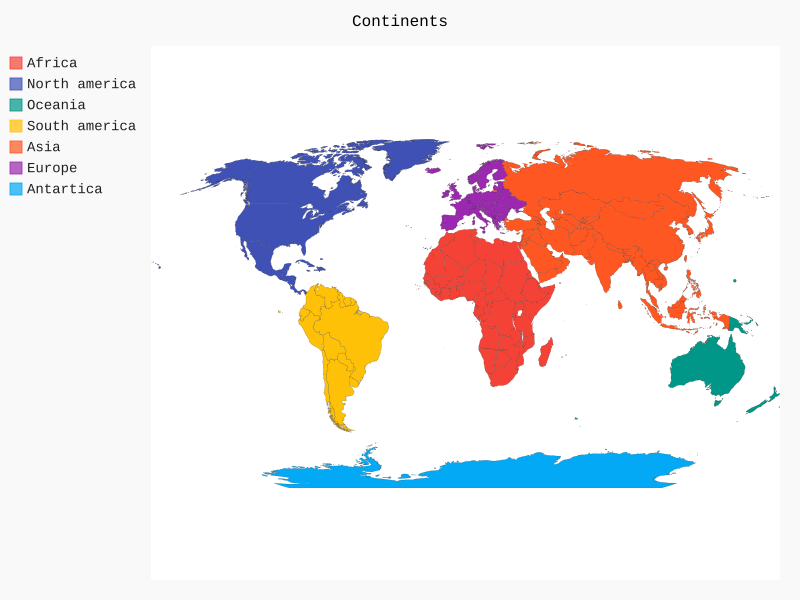

This figure's Python source:
import pygal

# Creating a world map.
worldmap = pygal.maps.world.SupranationalWorld()

# Setting the title of the map.
worldmap.title = 'Continents'

# adding the continents
worldmap.add('Africa', [('africa')])
worldmap.add('North america', [('north_america')])
worldmap.add('Oceania', [('oceania')])
worldmap.add('South america', [('south_america')])
worldmap.add('Asia', [('asia')])
worldmap.add('Europe', [('europe')])
worldmap.add('Antartica', [('antartica')])

# Save into the file.
worldmap.render_to_file('PC.svg')

print("Success")
